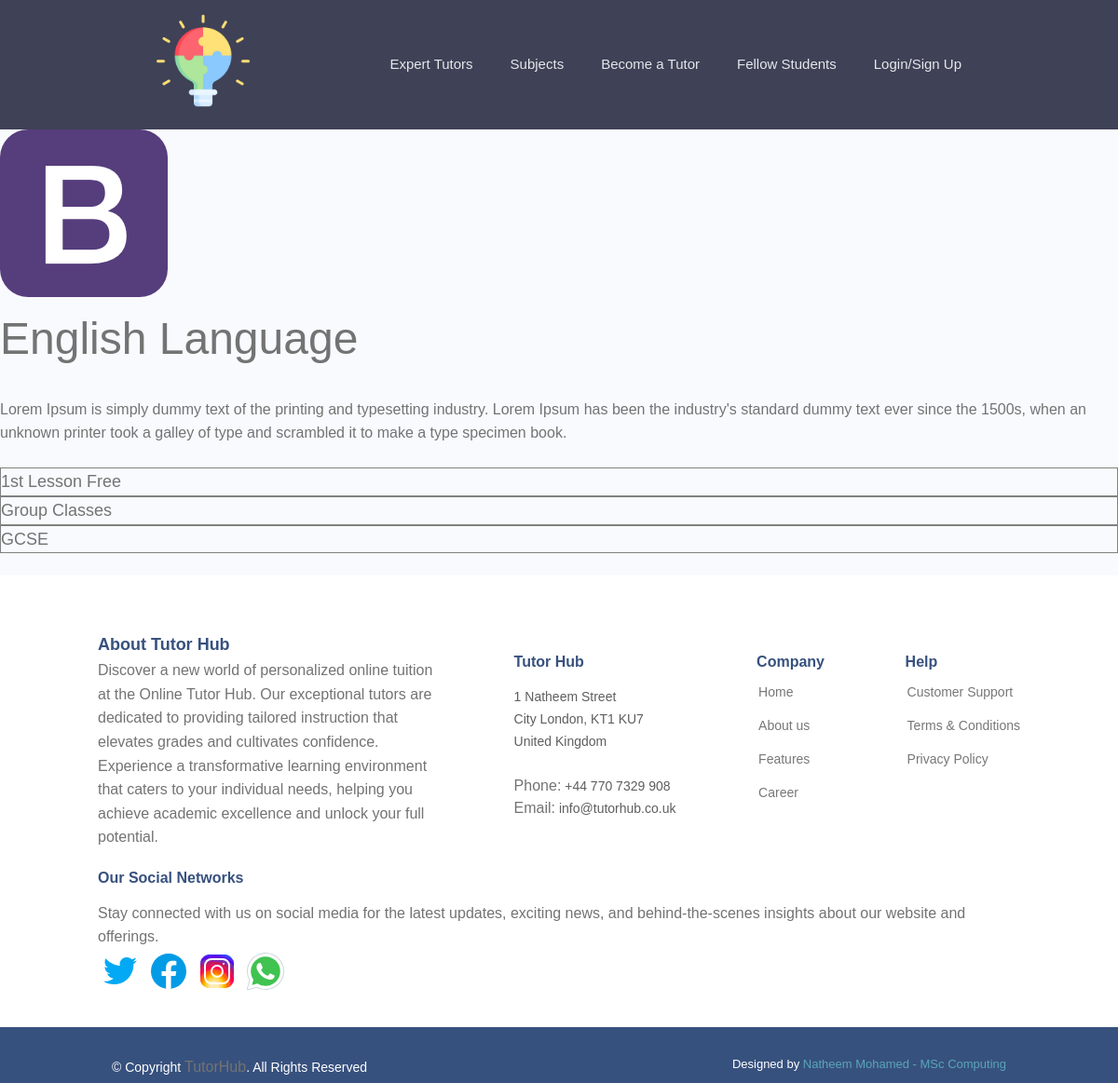
The app's page /subject/54f1c481-8927-4df2-9713-c19c031e1851/ with its own data.
### subjects/models.py (models this page shows, shortened)
class Subject(models.Model):
    id = models.UUIDField(default=uuid.uuid4, unique=True, primary_key=True, editable=False)
    title = models.CharField(max_length=200)
    description = models.TextField(null=True, blank=True)
    subject_image = models.ImageField(null=True, blank=True, upload_to='subject-image/' ,default="default-image/default-img.png")
    tags = models.ManyToManyField('Tag', blank=True)
    vote_total = models.IntegerField(default=0, null=True, blank=True)
    vote_ratio = models.IntegerField(default=0, null=True, blank=True)
    created = models.DateTimeField(auto_now_add=True)
    class Meta:
        ordering = ['created']

class Tag(models.Model):
    name = models.CharField(max_length=200)
    created = models.DateTimeField(auto_now_add=True)
    id = models.UUIDField(default=uuid.uuid4, unique=True, primary_key=True, editable=False)
    def __str__(self):
        return self.name

### subjects/views.py (the view)
# urls.py: path('subject/<str:pk>/', views.subject, name="subject"),
def subject(request, pk):
    subjectObj = Subject.objects.get(id=pk)
    tags = subjectObj.tags.all()
    return render(request, 'subjects/single-subject.html', {'subject': subjectObj, 'tags': tags})

### subjects/templates/subjects/single-subject.html
{% extends 'main.html' %}
{% block content %}
<img src="{{ subject.subject_image.url }}">
<h1> {{subject.title}} </h1>
<br>
<p>{{subject.description}}</p>
<br>
{% for tag in tags %}
<h6 style="border: 1px solid grey;">{{tag}}</h6>
{% endfor %}
<br>
{% endblock content %}

### static/styles/main-styles.css (style rules this page uses)
* { margin: 0; padding: 0; box-sizing: border-box; text-rendering: optimizeLegibility; color: inherit; font-size: inherit; }
html { font-size: 50%; }
@media only screen and (min-width: 480px) { html { font-size: 56.25%; } }
@media only screen and (min-width: 1200px) { html { font-size: 62.5%; } }
body { line-height: 1.6; font-weight: 400; font-size: 1.5rem; color: var(--color-text); background-color: var(--color-bg); min-height: 100vh; }
:root { --color-main: #5aa5b9; --color-main-light: #e6faff; --color-sub: #3f4156; --color-sub-light: #51546e; --color-sub-lighter: #ededfd; --color-text: #737373; --color-gray: #8b8b8b; --color-light: #e5e7eb; --color-light-gray: #767676; --color-bg: #f8fafd; --color-white: #fffefd; --color-white-light: #f3f3f3; --color-success: #359e64; --color-success-bg: #def8e8; --color-error: #fc4b0b; --color-error-bg: #fff2ee; --font-base: 'Poppins', arial, helvetica, 'Segoe UI', roboto, ubuntu, sans-serif; --font-monospace: 'Fira Code', 'Courier New', courier, monospace; --font-regular: 300; --font-medium: 500; --font-bold: 700; --generic-shadow: 1px 1px 5px #00000010; --generic-transition: all 0.3s ease-in-out; }
* { font-family: var(--font-base); }
h1 { font-size: 4.8rem; font-weight: var(--font-medium); }
h5, h6 { font-weight: var(--font-regular); }
h6 { font-size: 1.8rem; }
p, span, strong { font-size: 1.6rem; color: var(--color-text); font-weight: var(--font-regular); }

### records on screen
Subject: subject_image (picture), title "English Language", description "Lorem Ipsum is simply dummy text of the printing and typesetting industry. Lorem Ipsum has been the industry's standard dummy text ever since the 1500s, when an unknown printer took a galley of type and scrambled it to make a type specimen book."
Tag: name "1st Lesson Free"
Tag: name "Group Classes"
Tag: name "GCSE"
